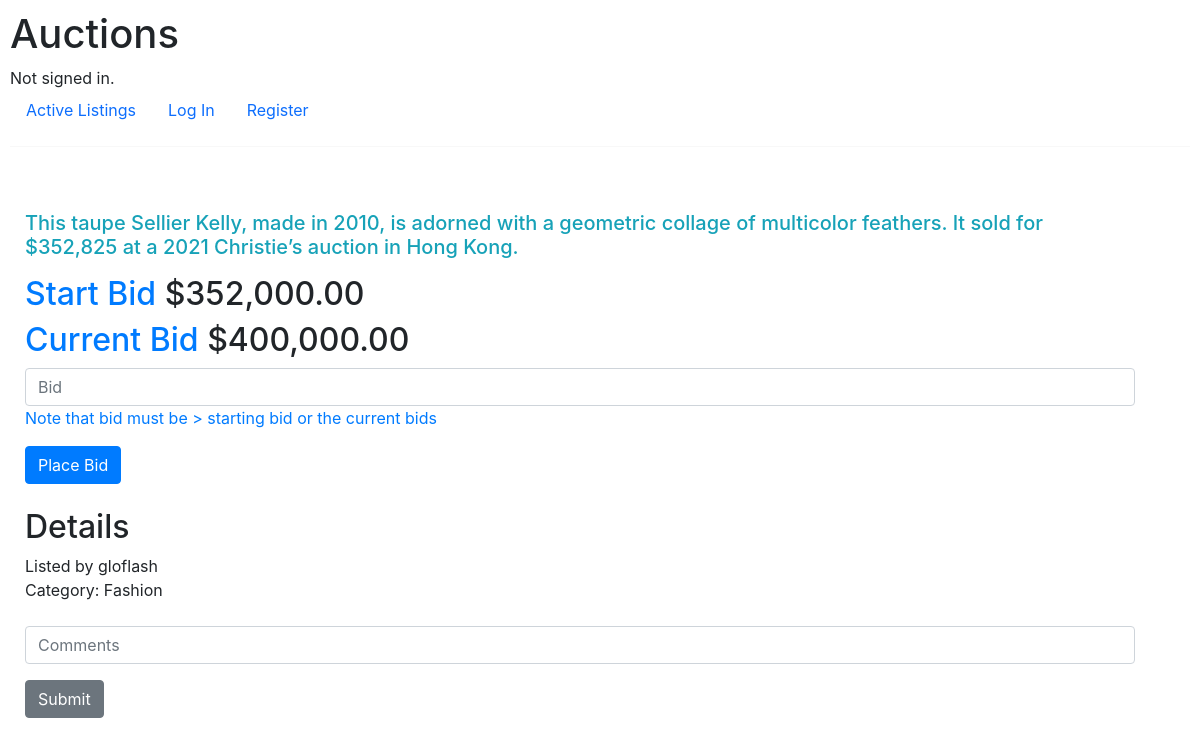
The app's page /listings/Hermès Feather Mosaïque Kelly with its own data.
### auctions/models.py (models this page shows, shortened)
class Auction_listing(models.Model):
    user = models.ForeignKey(User, on_delete=models.CASCADE)
    title = models.CharField(max_length=255)
    description = models.TextField()
    start_bid = models.FloatField(max_length=100)
    image = models.URLField()
    date = models.DateTimeField(default=timezone.now)
    category = models.ForeignKey(Category, on_delete=models.SET_NULL, null=True)
    status = models.CharField(max_length=10, default="OPEN")

class Bids(models.Model):
    amount = models.FloatField(max_length=100)
    bidder = models.ForeignKey(User, on_delete=models.CASCADE)
    listing = models.ForeignKey(Auction_listing, on_delete=models.CASCADE, related_name="bids")
    class Meta:
        verbose_name_plural = "Bids"

class User(AbstractUser):
    pass

class Category(models.Model):
    name = models.CharField(max_length=100, unique=True)
    def __str__(self):
        return self.name
    class Meta:
        verbose_name_plural = "Categories"

### auctions/views.py (the view)
# urls.py: path("listings/<str:title>", views.display_listing, name="displaylisting"),
def display_listing(request, title):
    listing = Auction_listing.objects.get(title=title)
    comments = Comments.objects.filter(listing=listing)
    if listing.status == 'CLOSED':
        return HttpResponseRedirect(reverse('index'))
    bids = Bids.objects.filter(listing=listing)
    highest_bid = bids.order_by('-amount').first()
    lister = request.user == listing.user
    context = {
        "listing": listing,
        "listing_exist": Watchlist.objects.filter(listing = listing),
        "bid": highest_bid,
        "lister": lister,
        "comments": comments
    }
    return render(request, 'auctions/display_listing.html', context)

### auctions/templates/auctions/display_listing.html (shortened to what this page needs)
{% extends "auctions/layout.html" %}
{% load humanize %}
{% block body%}
    <div class="container m-0">
        {% autoescape off %}
            <h5 class="text-info">{{listing.description|linebreaks}}</h5>
        {% endautoescape%}
        <h2><span class="text-primary">Start Bid </span>${{listing.start_bid|floatformat:2|intcomma }}</h2>
        {% if bid %}
            <h2><span class="text-primary">Current Bid </span>${{bid.amount|floatformat:2|intcomma }}</h2>
        {% endif %}
        <form action="{% url 'bids' listing.title %}" method="post">
            <div class="form-group">
                <input type="number" class="form-control" placeholder="Bid" name="bid">
                <span class="mt-3 text-primary">Note that bid must be > starting bid or the current bids</span>
            </div>
            <input type="submit" value="Place Bid" class="btn btn-primary">
        </form>
        <div class="mt-4">
            <h2 class="">Details</h2>
            <ul class="list-group">
                <li class="list-inline-item">Listed by {{listing.user}}</li>
                <li class="list-inline-item">Category: {{listing.category}}</li>
            </ul>
        </div>
        <form action="{% url 'comment' listing.title %}" method="post" class="mt-4">
            <div class="form-group">
                <input type="text" name="comment" id="" placeholder="Comments" class="form-control form-control-color">
            </div>
            <input type="submit" value="Submit" class="btn btn-secondary">
        </form>
    </div>
{% endblock %}

### auctions/static/auctions/styles.css (style rules this page uses)
body { padding: 10px }

### records on screen
Auction_listing: description "This taupe Sellier Kelly, made in 2010, is adorned with a geometric collage of multicolor feathers. It sold for $352,825 at a 2021 Christie’s auction in Hong Kong.", start_bid "352,000.00", user "gloflash", category "Fashion"
Bids: amount "400,000.00"
